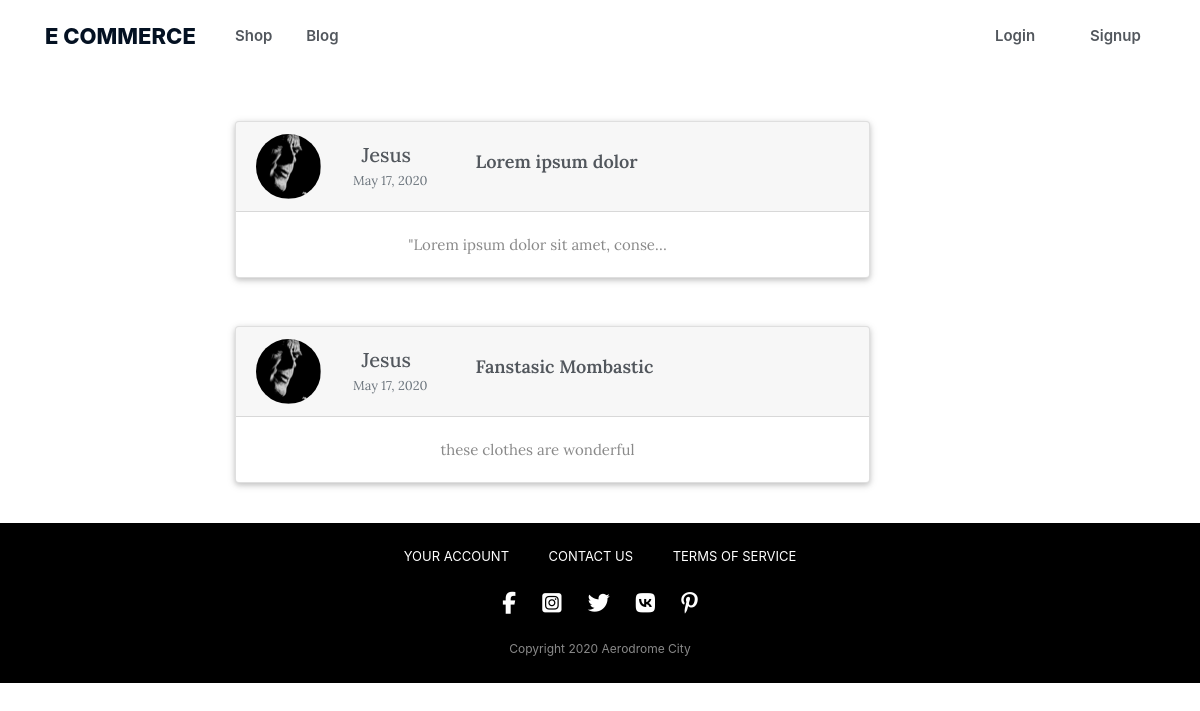
Before: /blog/post/Jesus with the older database file.
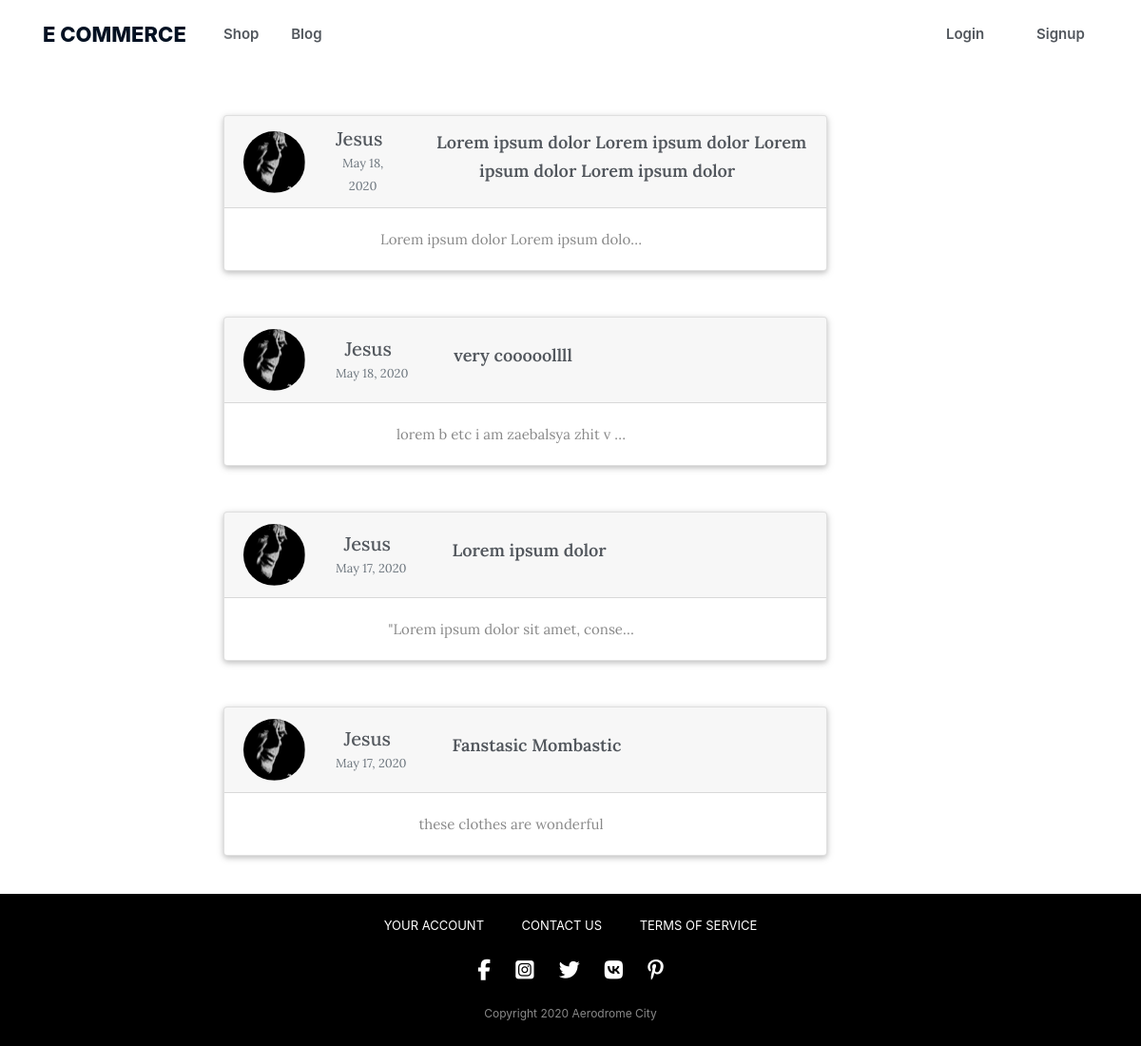
After: the same page with the newer database file.
### blog/models.py (models this page shows, shortened)
class Post(models.Model):
    title = models.CharField(max_length=150, db_index=True)
    slug = models.SlugField(max_length=150, unique=True)
    content = models.TextField(blank=True, db_index=True)
    date_posted = models.DateTimeField(default=timezone.now)
    author = models.ForeignKey(settings.AUTH_USER_MODEL, on_delete=models.CASCADE)
    def get_absolute_url(self):
        return reverse('post-detail', kwargs={'pk': self.pk})

### store/models.py (models this page shows, shortened)
class UserProfile(models.Model):
    user = models.OneToOneField(
        settings.AUTH_USER_MODEL, on_delete=models.CASCADE)
    stripe_customer_id = models.CharField(max_length=50, blank=True, null=True)
    one_click_purchasing = models.BooleanField(default=False)
    image = models.ImageField(default='default.jpg', upload_to='profile_pics')

### blog/views.py (the view)
# urls.py: path('post/<str:username>', UserPostListView.as_view(), name='user-posts'),
class UserPostListView(ListView):
    model = Post
    template_name = 'blog/user_posts.html'  # <app>/<model>_<viewtype>.html
    context_object_name = 'posts'
    paginate_by = 4
    def get_queryset(self):
        user = get_object_or_404(User, username=self.kwargs.get('username'))
        return Post.objects.filter(author=user).order_by('-date_posted')

### blog/templates/blog/user_posts.html (shortened to what this page needs)
{% extends "blog/base.html" %}
{% block content %}
{% load static %}
        {% for post in posts %}
            <div class="card gedf-card mt-5">
                <div class="card-header">
                    <div class="d-flex justify-content-between align-items-center">
                        <div class="d-flex justify-content-between align-items-center">
                            <div class="mr-2">
                                <img id="image-blog" class="rounded-circle article-img" src="{{ post.author.userprofile.image.url }}">
                            </div>
                            <div class="ml-2">
                                <div class="h5 m-0">
                                    <a class="mr-2 navigation__link" href="">
                                        {{ post.author }}
                                    </a>
                                </div>
                                <div class="h7 text-muted">
                                    <small class="text-muted">
                                        {{ post.date_posted|date:"F d, Y" }}
                                    </small>
                                </div>
                            </div>
                            <div class="ml-5">
                                    <h2 class="blog__title">
                                    <a class="article-title navigation__link" href="{{ post.get_absolute_url }}">
                                        {{ post.title }}
                                      </a>
                                    </h2>
                                </div>
                        </div>
                    </div>
                </div>
                <div class="card-body ">
                        <a class="desc__blog navigation__link" href="{{ post.get_absolute_url }}">
                            {{ post.content|truncatechars:35 }}
                        </a>
                </div>
            </div>
        {% endfor %}
{% endblock %}

Changed rows visible on the page:
added Post: author.userprofile.image (picture), author "Jesus", date_posted "May 18, 2020", title "Lorem ipsum dolor Lorem ipsum dolor Lorem ipsum dolor Lorem ipsum dolor", content "Lorem ipsum dolor Lorem ipsum dolo…"
added Post: author.userprofile.image (picture), author "Jesus", date_posted "May 18, 2020", title "very cooooollll", content "lorem b etc i am zaebalsya zhit v …"
